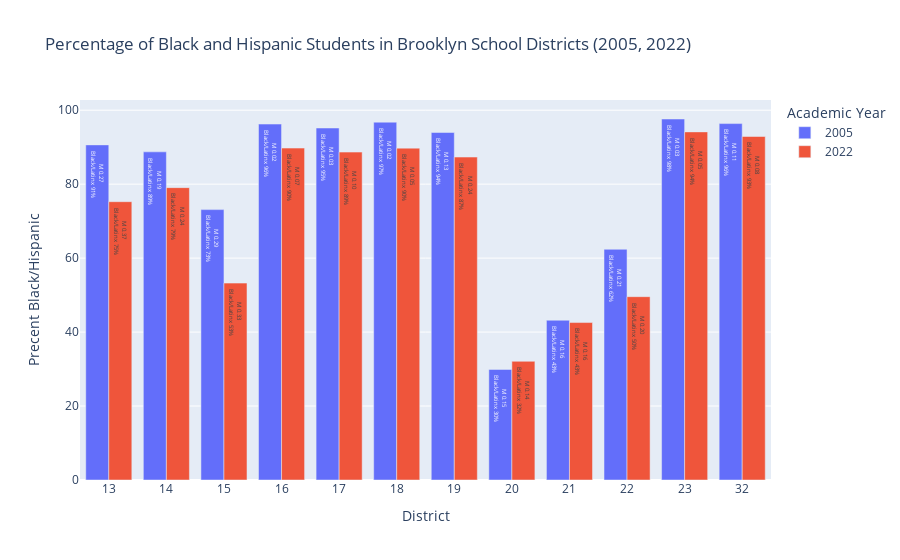

Notebook code cell kept with this figure:
### Code cell
demos["black_hispanic_n"] = demos["black_n"] + demos["hispanic_n"]
demos["black_hispanic_pct"] = demos["black_hispanic_n"] / \
    demos["total_enrollment"]
hoods = geo.load_district_neighborhoods()

bar_data = demos[(demos.district.isin(bk)) & (demos.ay.isin([2005, 2022]))]
bar_data = bar_data[["district", "ay", "black_hispanic_pct"]]
bar_data = bar_data.groupby(["district", "ay"]).mean().reset_index()

bar_data['black_hispanic_pct'] *= 100
bar_data = bar_data.merge(m_data, on=["district", "ay"], how="inner")
bar_data = bar_data.merge(hoods, on=["district"], how="inner")
bar_data.neighborhood = bar_data.neighborhood.apply(
    lambda x: "<br><b>Neighborhoods:</b><br>" + "<br>".join(x.split(", ")))

bar_data.district = bar_data.district.astype(str)
bar_data.ay = bar_data.ay.astype(str)
bar_data['M_label'] = bar_data.apply(
    lambda x: f'M {x.M:.2f}<br> Black/Latinx {x.black_hispanic_pct:.0f}%', axis=1)

fig = px.bar(bar_data, x='district', y='black_hispanic_pct', color='ay', barmode='group',
             labels={'district': 'District',
                     'black_hispanic_pct': '% Black/Hispanic', 'ay': 'Academic Year'},
             title='Percentage of Black and Hispanic Students in Brooklyn School Districts (2005, 2022)',
             text='M_label',
             hover_data=["M", "ay", "neighborhood"])


fig.update_traces(
    hovertemplate='District: %{x}<br>AY: %{customdata[1]}<br>Percentage: %{y:.2f}%<br>M Index: %{customdata[0]:.2f}%{customdata[2]}')

fig.update_layout(barmode='group',
                  xaxis_title="District",
                  yaxis_title="Precent Black/Hispanic")

fig.show()

### Figure 1 — Plotly figure (JSON) as saved in the notebook; plotly's stock layout.template omitted (floating-point values rounded to 4 significant figures)
{"data": [{"alignmentgroup": "True", "customdata": [[0.2745, "2005", "<br><b>Neighborhoods:</b><br>Prospect Heights<br>Brooklyn Heights<br>Fort Greene<br>Clinton Hill<br>Downtown<br>Navy Yard<br>Vinegar Hill<br>Dumbo"], [0.1927, "2005", "<br><b>Neighborhoods:</b><br>Greenpoint<br>Williamsburg<br>East Williamsburg<br>North Side<br>South Side"], [0.2866, "2005", "<br><b>Neighborhoods:</b><br>Sunset Park<br>Kensington<br>Windsor Terrace<br>Cobble Hill<br>Carroll Gardens<br>Red Hook<br>Gowanus<br>Park Slope<br>Boerum Hill"], [0.02072, "2005", "<br><b>Neighborhoods:</b><br>Bedford Stuyvesant<br>Weeksville"], [0.03407, "2005", "<br><b>Neighborhoods:</b><br>Crown Heights<br>Prospect Lefferts Gardens<br>Wingate"], [0.01506, "2005", "<br><b>Neighborhoods:</b><br>East Flatbush<br>Canarsie<br>Rugby<br>Remsen Village<br>Paerdegat Basin"], [0.1315, "2005", "<br><b>Neighborhoods:</b><br>Cypress Hills<br>East New York<br>Starrett City<br>City Line<br>Spring Creek<br>New Lots<br>Highland Park"], [0.1452, "2005", "<br><b>Neighborhoods:</b><br>Bay Ridge<br>Bensonhurst<br>Bath Beach<br>Borough Park<br>Dyker Heights<br>Fort Hamilton"], [0.1615, "2005", "<br><b>Neighborhoods:</b><br>Gravesend<br>Brighton Beach<br>Manhattan Terrace<br>Coney Island<br>Sea Gate<br>Ocean Parkway<br>Homecrest"], [0.214, "2005", "<br><b>Neighborhoods:</b><br>Sheepshead Bay<br>Flatbush<br>Flatlands<br>Manhattan Beach<br>Gerritsen Beach<br>Marine Park<br>Bergen Beach<br>Midwood<br>Prospect Park South<br>Georgetown<br>Ditmas Park<br>Mill Basin<br>Madison"], [0.02691, "2005", "<br><b>Neighborhoods:</b><br>Brownsville<br>Ocean Hill<br>Broadway Junction"], [0.105, "2005", "<br><b>Neighborhoods:</b><br>Bushwick"]], "hovertemplate": "District: %{x}<br>AY: %{customdata[1]}<br>Percentage: %{y:.2f}%<br>M Index: %{customdata[0]:.2f}%{customdata[2]}", "legendgroup": "2005", "marker": {"color": "#636efa", "pattern": {"shape": ""}}, "name": "2005", "offsetgroup": "2005", "orientation": "v", "showlegend": true, "text": ["M 0.27<br> Black/Latinx 91%", "M 0.19<br> Black/Latinx 89%", "M 0.29<br> Black/Latinx 73%", "M 0.02<br> Black/Latinx 96%", "M 0.03<br> Black/Latinx 95%", "M 0.02<br> Black/Latinx 97%", "M 0.13<br> Black/Latinx 94%", "M 0.15<br> Black/Latinx 30%", "M 0.16<br> Black/Latinx 43%", "M 0.21<br> Black/Latinx 62%", "M 0.03<br> Black/Latinx 98%", "M 0.11<br> Black/Latinx 96%"], "textposition": "auto", "type": "bar", "x": ["13", "14", "15", "16", "17", "18", "19", "20", "21", "22", "23", "32"], "xaxis": "x", "y": [90.62, 88.74, 73.11, 96.25, 95.18, 96.76, 93.96, 29.9, 43.21, 62.39, 97.62, 96.38], "yaxis": "y"}, {"alignmentgroup": "True", "customdata": [[0.366, "2022", "<br><b>Neighborhoods:</b><br>Prospect Heights<br>Brooklyn Heights<br>Fort Greene<br>Clinton Hill<br>Downtown<br>Navy Yard<br>Vinegar Hill<br>Dumbo"], [0.2422, "2022", "<br><b>Neighborhoods:</b><br>Greenpoint<br>Williamsburg<br>East Williamsburg<br>North Side<br>South Side"], [0.3267, "2022", "<br><b>Neighborhoods:</b><br>Sunset Park<br>Kensington<br>Windsor Terrace<br>Cobble Hill<br>Carroll Gardens<br>Red Hook<br>Gowanus<br>Park Slope<br>Boerum Hill"], [0.07474, "2022", "<br><b>Neighborhoods:</b><br>Bedford Stuyvesant<br>Weeksville"], [0.09604, "2022", "<br><b>Neighborhoods:</b><br>Crown Heights<br>Prospect Lefferts Gardens<br>Wingate"], [0.05067, "2022", "<br><b>Neighborhoods:</b><br>East Flatbush<br>Canarsie<br>Rugby<br>Remsen Village<br>Paerdegat Basin"], [0.2369, "2022", "<br><b>Neighborhoods:</b><br>Cypress Hills<br>East New York<br>Starrett City<br>City Line<br>Spring Creek<br>New Lots<br>Highland Park"], [0.1393, "2022", "<br><b>Neighborhoods:</b><br>Bay Ridge<br>Bensonhurst<br>Bath Beach<br>Borough Park<br>Dyker Heights<br>Fort Hamilton"], [0.1595, "2022", "<br><b>Neighborhoods:</b><br>Gravesend<br>Brighton Beach<br>Manhattan Terrace<br>Coney Island<br>Sea Gate<br>Ocean Parkway<br>Homecrest"], [0.2021, "2022", "<br><b>Neighborhoods:</b><br>Sheepshead Bay<br>Flatbush<br>Flatlands<br>Manhattan Beach<br>Gerritsen Beach<br>Marine Park<br>Bergen Beach<br>Midwood<br>Prospect Park South<br>Georgetown<br>Ditmas Park<br>Mill Basin<br>Madison"], [0.05415, "2022", "<br><b>Neighborhoods:</b><br>Brownsville<br>Ocean Hill<br>Broadway Junction"], [0.08079, "2022", "<br><b>Neighborhoods:</b><br>Bushwick"]], "hovertemplate": "District: %{x}<br>AY: %{customdata[1]}<br>Percentage: %{y:.2f}%<br>M Index: %{customdata[0]:.2f}%{customdata[2]}", "legendgroup": "2022", "marker": {"color": "#EF553B", "pattern": {"shape": ""}}, "name": "2022", "offsetgroup": "2022", "orientation": "v", "showlegend": true, "text": ["M 0.37<br> Black/Latinx 75%", "M 0.24<br> Black/Latinx 79%", "M 0.33<br> Black/Latinx 53%", "M 0.07<br> Black/Latinx 90%", "M 0.10<br> Black/Latinx 89%", "M 0.05<br> Black/Latinx 90%", "M 0.24<br> Black/Latinx 87%", "M 0.14<br> Black/Latinx 32%", "M 0.16<br> Black/Latinx 43%", "M 0.20<br> Black/Latinx 50%", "M 0.05<br> Black/Latinx 94%", "M 0.08<br> Black/Latinx 93%"], "textposition": "auto", "type": "bar", "x": ["13", "14", "15", "16", "17", "18", "19", "20", "21", "22", "23", "32"], "xaxis": "x", "y": [75.26, 79.06, 53.24, 89.75, 88.67, 89.74, 87.32, 32.1, 42.58, 49.57, 94.14, 92.88], "yaxis": "y"}], "layout": {"barmode": "group", "legend": {"title": {"text": "Academic Year"}, "tracegroupgap": 0}, "title": {"text": "Percentage of Black and Hispanic Students in Brooklyn School Districts (2005, 2022)"}, "xaxis": {"anchor": "y", "domain": [0, 1], "title": {"text": "District"}}, "yaxis": {"anchor": "x", "domain": [0, 1], "title": {"text": "Precent Black/Hispanic"}}}}
